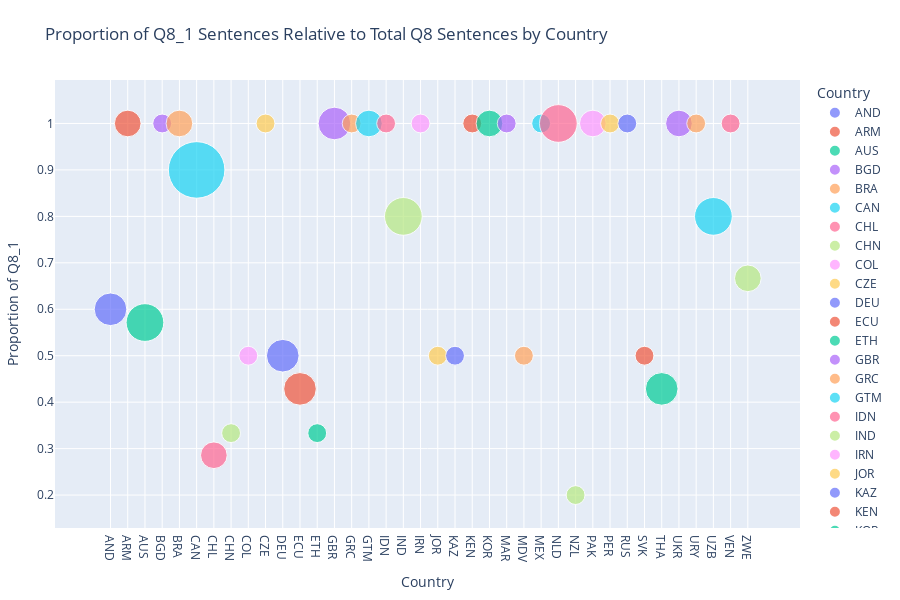

The notebook cell saved with this chart:
### Code cell
## (Visualization -I) ##

# This code filters predicted Q8-related labels from the predictions dataset,
# calculates sentence counts and proportions of given response per country,
# prepares the data for ordered plotting,
# creates and displays a scatter plot showing the proportion of Q8_1 sentences relative to total Q8 sentences by country,
# with point sizes representing sentence counts, x-axis showing the countries and y-axis the proportion of given response to total count responses.

%run visualize_preds_props.py

### Figure 1 — Plotly figure (JSON) as saved in the notebook; plotly's stock layout.template omitted (floating-point values rounded to 4 significant figures)
{"data": [{"hovertemplate": "<b>%{hovertext}</b><br><br>Country=%{x}<br>Proportion of Q8_1=%{y}<br>Sentence Count=%{marker.size}<extra></extra>", "hovertext": ["AND"], "legendgroup": "AND", "marker": {"color": "#636efa", "size": [3], "sizemode": "area", "sizeref": 0.005625, "symbol": "circle"}, "mode": "markers", "name": "AND", "orientation": "v", "showlegend": true, "type": "scatter", "x": ["AND"], "xaxis": "x", "y": [0.6], "yaxis": "y"}, {"hovertemplate": "<b>%{hovertext}</b><br><br>Country=%{x}<br>Proportion of Q8_1=%{y}<br>Sentence Count=%{marker.size}<extra></extra>", "hovertext": ["ARM"], "legendgroup": "ARM", "marker": {"color": "#EF553B", "size": [2], "sizemode": "area", "sizeref": 0.005625, "symbol": "circle"}, "mode": "markers", "name": "ARM", "orientation": "v", "showlegend": true, "type": "scatter", "x": ["ARM"], "xaxis": "x", "y": [1.0], "yaxis": "y"}, {"hovertemplate": "<b>%{hovertext}</b><br><br>Country=%{x}<br>Proportion of Q8_1=%{y}<br>Sentence Count=%{marker.size}<extra></extra>", "hovertext": ["AUS"], "legendgroup": "AUS", "marker": {"color": "#00cc96", "size": [4], "sizemode": "area", "sizeref": 0.005625, "symbol": "circle"}, "mode": "markers", "name": "AUS", "orientation": "v", "showlegend": true, "type": "scatter", "x": ["AUS"], "xaxis": "x", "y": [0.5714], "yaxis": "y"}, {"hovertemplate": "<b>%{hovertext}</b><br><br>Country=%{x}<br>Proportion of Q8_1=%{y}<br>Sentence Count=%{marker.size}<extra></extra>", "hovertext": ["BGD"], "legendgroup": "BGD", "marker": {"color": "#ab63fa", "size": [1], "sizemode": "area", "sizeref": 0.005625, "symbol": "circle"}, "mode": "markers", "name": "BGD", "orientation": "v", "showlegend": true, "type": "scatter", "x": ["BGD"], "xaxis": "x", "y": [1.0], "yaxis": "y"}, {"hovertemplate": "<b>%{hovertext}</b><br><br>Country=%{x}<br>Proportion of Q8_1=%{y}<br>Sentence Count=%{marker.size}<extra></extra>", "hovertext": ["BRA"], "legendgroup": "BRA", "marker": {"color": "#FFA15A", "size": [2], "sizemode": "area", "sizeref": 0.005625, "symbol": "circle"}, "mode": "markers", "name": "BRA", "orientation": "v", "showlegend": true, "type": "scatter", "x": ["BRA"], "xaxis": "x", "y": [1.0], "yaxis": "y"}, {"hovertemplate": "<b>%{hovertext}</b><br><br>Country=%{x}<br>Proportion of Q8_1=%{y}<br>Sentence Count=%{marker.size}<extra></extra>", "hovertext": ["CAN"], "legendgroup": "CAN", "marker": {"color": "#19d3f3", "size": [9], "sizemode": "area", "sizeref": 0.005625, "symbol": "circle"}, "mode": "markers", "name": "CAN", "orientation": "v", "showlegend": true, "type": "scatter", "x": ["CAN"], "xaxis": "x", "y": [0.9], "yaxis": "y"}, {"hovertemplate": "<b>%{hovertext}</b><br><br>Country=%{x}<br>Proportion of Q8_1=%{y}<br>Sentence Count=%{marker.size}<extra></extra>", "hovertext": ["CHL"], "legendgroup": "CHL", "marker": {"color": "#FF6692", "size": [2], "sizemode": "area", "sizeref": 0.005625, "symbol": "circle"}, "mode": "markers", "name": "CHL", "orientation": "v", "showlegend": true, "type": "scatter", "x": ["CHL"], "xaxis": "x", "y": [0.2857], "yaxis": "y"}, {"hovertemplate": "<b>%{hovertext}</b><br><br>Country=%{x}<br>Proportion of Q8_1=%{y}<br>Sentence Count=%{marker.size}<extra></extra>", "hovertext": ["CHN"], "legendgroup": "CHN", "marker": {"color": "#B6E880", "size": [1], "sizemode": "area", "sizeref": 0.005625, "symbol": "circle"}, "mode": "markers", "name": "CHN", "orientation": "v", "showlegend": true, "type": "scatter", "x": ["CHN"], "xaxis": "x", "y": [0.3333], "yaxis": "y"}, {"hovertemplate": "<b>%{hovertext}</b><br><br>Country=%{x}<br>Proportion of Q8_1=%{y}<br>Sentence Count=%{marker.size}<extra></extra>", "hovertext": ["COL"], "legendgroup": "COL", "marker": {"color": "#FF97FF", "size": [1], "sizemode": "area", "sizeref": 0.005625, "symbol": "circle"}, "mode": "markers", "name": "COL", "orientation": "v", "showlegend": true, "type": "scatter", "x": ["COL"], "xaxis": "x", "y": [0.5], "yaxis": "y"}, {"hovertemplate": "<b>%{hovertext}</b><br><br>Country=%{x}<br>Proportion of Q8_1=%{y}<br>Sentence Count=%{marker.size}<extra></extra>", "hovertext": ["CZE"], "legendgroup": "CZE", "marker": {"color": "#FECB52", "size": [1], "sizemode": "area", "sizeref": 0.005625, "symbol": "circle"}, "mode": "markers", "name": "CZE", "orientation": "v", "showlegend": true, "type": "scatter", "x": ["CZE"], "xaxis": "x", "y": [1.0], "yaxis": "y"}, {"hovertemplate": "<b>%{hovertext}</b><br><br>Country=%{x}<br>Proportion of Q8_1=%{y}<br>Sentence Count=%{marker.size}<extra></extra>", "hovertext": ["DEU"], "legendgroup": "DEU", "marker": {"color": "#636efa", "size": [3], "sizemode": "area", "sizeref": 0.005625, "symbol": "circle"}, "mode": "markers", "name": "DEU", "orientation": "v", "showlegend": true, "type": "scatter", "x": ["DEU"], "xaxis": "x", "y": [0.5], "yaxis": "y"}, {"hovertemplate": "<b>%{hovertext}</b><br><br>Country=%{x}<br>Proportion of Q8_1=%{y}<br>Sentence Count=%{marker.size}<extra></extra>", "hovertext": ["ECU"], "legendgroup": "ECU", "marker": {"color": "#EF553B", "size": [3], "sizemode": "area", "sizeref": 0.005625, "symbol": "circle"}, "mode": "markers", "name": "ECU", "orientation": "v", "showlegend": true, "type": "scatter", "x": ["ECU"], "xaxis": "x", "y": [0.4286], "yaxis": "y"}, {"hovertemplate": "<b>%{hovertext}</b><br><br>Country=%{x}<br>Proportion of Q8_1=%{y}<br>Sentence Count=%{marker.size}<extra></extra>", "hovertext": ["ETH"], "legendgroup": "ETH", "marker": {"color": "#00cc96", "size": [1], "sizemode": "area", "sizeref": 0.005625, "symbol": "circle"}, "mode": "markers", "name": "ETH", "orientation": "v", "showlegend": true, "type": "scatter", "x": ["ETH"], "xaxis": "x", "y": [0.3333], "yaxis": "y"}, {"hovertemplate": "<b>%{hovertext}</b><br><br>Country=%{x}<br>Proportion of Q8_1=%{y}<br>Sentence Count=%{marker.size}<extra></extra>", "hovertext": ["GBR"], "legendgroup": "GBR", "marker": {"color": "#ab63fa", "size": [3], "sizemode": "area", "sizeref": 0.005625, "symbol": "circle"}, "mode": "markers", "name": "GBR", "orientation": "v", "showlegend": true, "type": "scatter", "x": ["GBR"], "xaxis": "x", "y": [1.0], "yaxis": "y"}, {"hovertemplate": "<b>%{hovertext}</b><br><br>Country=%{x}<br>Proportion of Q8_1=%{y}<br>Sentence Count=%{marker.size}<extra></extra>", "hovertext": ["GRC"], "legendgroup": "GRC", "marker": {"color": "#FFA15A", "size": [1], "sizemode": "area", "sizeref": 0.005625, "symbol": "circle"}, "mode": "markers", "name": "GRC", "orientation": "v", "showlegend": true, "type": "scatter", "x": ["GRC"], "xaxis": "x", "y": [1.0], "yaxis": "y"}, {"hovertemplate": "<b>%{hovertext}</b><br><br>Country=%{x}<br>Proportion of Q8_1=%{y}<br>Sentence Count=%{marker.size}<extra></extra>", "hovertext": ["GTM"], "legendgroup": "GTM", "marker": {"color": "#19d3f3", "size": [2], "sizemode": "area", "sizeref": 0.005625, "symbol": "circle"}, "mode": "markers", "name": "GTM", "orientation": "v", "showlegend": true, "type": "scatter", "x": ["GTM"], "xaxis": "x", "y": [1.0], "yaxis": "y"}, {"hovertemplate": "<b>%{hovertext}</b><br><br>Country=%{x}<br>Proportion of Q8_1=%{y}<br>Sentence Count=%{marker.size}<extra></extra>", "hovertext": ["IDN"], "legendgroup": "IDN", "marker": {"color": "#FF6692", "size": [1], "sizemode": "area", "sizeref": 0.005625, "symbol": "circle"}, "mode": "markers", "name": "IDN", "orientation": "v", "showlegend": true, "type": "scatter", "x": ["IDN"], "xaxis": "x", "y": [1.0], "yaxis": "y"}, {"hovertemplate": "<b>%{hovertext}</b><br><br>Country=%{x}<br>Proportion of Q8_1=%{y}<br>Sentence Count=%{marker.size}<extra></extra>", "hovertext": ["IND"], "legendgroup": "IND", "marker": {"color": "#B6E880", "size": [4], "sizemode": "area", "sizeref": 0.005625, "symbol": "circle"}, "mode": "markers", "name": "IND", "orientation": "v", "showlegend": true, "type": "scatter", "x": ["IND"], "xaxis": "x", "y": [0.8], "yaxis": "y"}, {"hovertemplate": "<b>%{hovertext}</b><br><br>Country=%{x}<br>Proportion of Q8_1=%{y}<br>Sentence Count=%{marker.size}<extra></extra>", "hovertext": ["IRN"], "legendgroup": "IRN", "marker": {"color": "#FF97FF", "size": [1], "sizemode": "area", "sizeref": 0.005625, "symbol": "circle"}, "mode": "markers", "name": "IRN", "orientation": "v", "showlegend": true, "type": "scatter", "x": ["IRN"], "xaxis": "x", "y": [1.0], "yaxis": "y"}, {"hovertemplate": "<b>%{hovertext}</b><br><br>Country=%{x}<br>Proportion of Q8_1=%{y}<br>Sentence Count=%{marker.size}<extra></extra>", "hovertext": ["JOR"], "legendgroup": "JOR", "marker": {"color": "#FECB52", "size": [1], "sizemode": "area", "sizeref": 0.005625, "symbol": "circle"}, "mode": "markers", "name": "JOR", "orientation": "v", "showlegend": true, "type": "scatter", "x": ["JOR"], "xaxis": "x", "y": [0.5], "yaxis": "y"}, {"hovertemplate": "<b>%{hovertext}</b><br><br>Country=%{x}<br>Proportion of Q8_1=%{y}<br>Sentence Count=%{marker.size}<extra></extra>", "hovertext": ["KAZ"], "legendgroup": "KAZ", "marker": {"color": "#636efa", "size": [1], "sizemode": "area", "sizeref": 0.005625, "symbol": "circle"}, "mode": "markers", "name": "KAZ", "orientation": "v", "showlegend": true, "type": "scatter", "x": ["KAZ"], "xaxis": "x", "y": [0.5], "yaxis": "y"}, {"hovertemplate": "<b>%{hovertext}</b><br><br>Country=%{x}<br>Proportion of Q8_1=%{y}<br>Sentence Count=%{marker.size}<extra></extra>", "hovertext": ["KEN"], "legendgroup": "KEN", "marker": {"color": "#EF553B", "size": [1], "sizemode": "area", "sizeref": 0.005625, "symbol": "circle"}, "mode": "markers", "name": "KEN", "orientation": "v", "showlegend": true, "type": "scatter", "x": ["KEN"], "xaxis": "x", "y": [1.0], "yaxis": "y"}, {"hovertemplate": "<b>%{hovertext}</b><br><br>Country=%{x}<br>Proportion of Q8_1=%{y}<br>Sentence Count=%{marker.size}<extra></extra>", "hovertext": ["KOR"], "legendgroup": "KOR", "marker": {"color": "#00cc96", "size": [2], "sizemode": "area", "sizeref": 0.005625, "symbol": "circle"}, "mode": "markers", "name": "KOR", "orientation": "v", "showlegend": true, "type": "scatter", "x": ["KOR"], "xaxis": "x", "y": [1.0], "yaxis": "y"}, {"hovertemplate": "<b>%{hovertext}</b><br><br>Country=%{x}<br>Proportion of Q8_1=%{y}<br>Sentence Count=%{marker.size}<extra></extra>", "hovertext": ["MAR"], "legendgroup": "MAR", "marker": {"color": "#ab63fa", "size": [1], "sizemode": "area", "sizeref": 0.005625, "symbol": "circle"}, "mode": "markers", "name": "MAR", "orientation": "v", "showlegend": true, "type": "scatter", "x": ["MAR"], "xaxis": "x", "y": [1.0], "yaxis": "y"}, {"hovertemplate": "<b>%{hovertext}</b><br><br>Country=%{x}<br>Proportion of Q8_1=%{y}<br>Sentence Count=%{marker.size}<extra></extra>", "hovertext": ["MDV"], "legendgroup": "MDV", "marker": {"color": "#FFA15A", "size": [1], "sizemode": "area", "sizeref": 0.005625, "symbol": "circle"}, "mode": "markers", "name": "MDV", "orientation": "v", "showlegend": true, "type": "scatter", "x": ["MDV"], "xaxis": "x", "y": [0.5], "yaxis": "y"}, {"hovertemplate": "<b>%{hovertext}</b><br><br>Country=%{x}<br>Proportion of Q8_1=%{y}<br>Sentence Count=%{marker.size}<extra></extra>", "hovertext": ["MEX"], "legendgroup": "MEX", "marker": {"color": "#19d3f3", "size": [1], "sizemode": "area", "sizeref": 0.005625, "symbol": "circle"}, "mode": "markers", "name": "MEX", "orientation": "v", "showlegend": true, "type": "scatter", "x": ["MEX"], "xaxis": "x", "y": [1.0], "yaxis": "y"}, {"hovertemplate": "<b>%{hovertext}</b><br><br>Country=%{x}<br>Proportion of Q8_1=%{y}<br>Sentence Count=%{marker.size}<extra></extra>", "hovertext": ["NLD"], "legendgroup": "NLD", "marker": {"color": "#FF6692", "size": [4], "sizemode": "area", "sizeref": 0.005625, "symbol": "circle"}, "mode": "markers", "name": "NLD", "orientation": "v", "showlegend": true, "type": "scatter", "x": ["NLD"], "xaxis": "x", "y": [1.0], "yaxis": "y"}, {"hovertemplate": "<b>%{hovertext}</b><br><br>Country=%{x}<br>Proportion of Q8_1=%{y}<br>Sentence Count=%{marker.size}<extra></extra>", "hovertext": ["NZL"], "legendgroup": "NZL", "marker": {"color": "#B6E880", "size": [1], "sizemode": "area", "sizeref": 0.005625, "symbol": "circle"}, "mode": "markers", "name": "NZL", "orientation": "v", "showlegend": true, "type": "scatter", "x": ["NZL"], "xaxis": "x", "y": [0.2], "yaxis": "y"}, {"hovertemplate": "<b>%{hovertext}</b><br><br>Country=%{x}<br>Proportion of Q8_1=%{y}<br>Sentence Count=%{marker.size}<extra></extra>", "hovertext": ["PAK"], "legendgroup": "PAK", "marker": {"color": "#FF97FF", "size": [2], "sizemode": "area", "sizeref": 0.005625, "symbol": "circle"}, "mode": "markers", "name": "PAK", "orientation": "v", "showlegend": true, "type": "scatter", "x": ["PAK"], "xaxis": "x", "y": [1.0], "yaxis": "y"}, {"hovertemplate": "<b>%{hovertext}</b><br><br>Country=%{x}<br>Proportion of Q8_1=%{y}<br>Sentence Count=%{marker.size}<extra></extra>", "hovertext": ["PER"], "legendgroup": "PER", "marker": {"color": "#FECB52", "size": [1], "sizemode": "area", "sizeref": 0.005625, "symbol": "circle"}, "mode": "markers", "name": "PER", "orientation": "v", "showlegend": true, "type": "scatter", "x": ["PER"], "xaxis": "x", "y": [1.0], "yaxis": "y"}, {"hovertemplate": "<b>%{hovertext}</b><br><br>Country=%{x}<br>Proportion of Q8_1=%{y}<br>Sentence Count=%{marker.size}<extra></extra>", "hovertext": ["RUS"], "legendgroup": "RUS", "marker": {"color": "#636efa", "size": [1], "sizemode": "area", "sizeref": 0.005625, "symbol": "circle"}, "mode": "markers", "name": "RUS", "orientation": "v", "showlegend": true, "type": "scatter", "x": ["RUS"], "xaxis": "x", "y": [1.0], "yaxis": "y"}, {"hovertemplate": "<b>%{hovertext}</b><br><br>Country=%{x}<br>Proportion of Q8_1=%{y}<br>Sentence Count=%{marker.size}<extra></extra>", "hovertext": ["SVK"], "legendgroup": "SVK", "marker": {"color": "#EF553B", "size": [1], "sizemode": "area", "sizeref": 0.005625, "symbol": "circle"}, "mode": "markers", "name": "SVK", "orientation": "v", "showlegend": true, "type": "scatter", "x": ["SVK"], "xaxis": "x", "y": [0.5], "yaxis": "y"}, {"hovertemplate": "<b>%{hovertext}</b><br><br>Country=%{x}<br>Proportion of Q8_1=%{y}<br>Sentence Count=%{marker.size}<extra></extra>", "hovertext": ["THA"], "legendgroup": "THA", "marker": {"color": "#00cc96", "size": [3], "sizemode": "area", "sizeref": 0.005625, "symbol": "circle"}, "mode": "markers", "name": "THA", "orientation": "v", "showlegend": true, "type": "scatter", "x": ["THA"], "xaxis": "x", "y": [0.4286], "yaxis": "y"}, {"hovertemplate": "<b>%{hovertext}</b><br><br>Country=%{x}<br>Proportion of Q8_1=%{y}<br>Sentence Count=%{marker.size}<extra></extra>", "hovertext": ["UKR"], "legendgroup": "UKR", "marker": {"color": "#ab63fa", "size": [2], "sizemode": "area", "sizeref": 0.005625, "symbol": "circle"}, "mode": "markers", "name": "UKR", "orientation": "v", "showlegend": true, "type": "scatter", "x": ["UKR"], "xaxis": "x", "y": [1.0], "yaxis": "y"}, {"hovertemplate": "<b>%{hovertext}</b><br><br>Country=%{x}<br>Proportion of Q8_1=%{y}<br>Sentence Count=%{marker.size}<extra></extra>", "hovertext": ["URY"], "legendgroup": "URY", "marker": {"color": "#FFA15A", "size": [1], "sizemode": "area", "sizeref": 0.005625, "symbol": "circle"}, "mode": "markers", "name": "URY", "orientation": "v", "showlegend": true, "type": "scatter", "x": ["URY"], "xaxis": "x", "y": [1.0], "yaxis": "y"}, {"hovertemplate": "<b>%{hovertext}</b><br><br>Country=%{x}<br>Proportion of Q8_1=%{y}<br>Sentence Count=%{marker.size}<extra></extra>", "hovertext": ["UZB"], "legendgroup": "UZB", "marker": {"color": "#19d3f3", "size": [4], "sizemode": "area", "sizeref": 0.005625, "symbol": "circle"}, "mode": "markers", "name": "UZB", "orientation": "v", "showlegend": true, "type": "scatter", "x": ["UZB"], "xaxis": "x", "y": [0.8], "yaxis": "y"}, {"hovertemplate": "<b>%{hovertext}</b><br><br>Country=%{x}<br>Proportion of Q8_1=%{y}<br>Sentence Count=%{marker.size}<extra></extra>", "hovertext": ["VEN"], "legendgroup": "VEN", "marker": {"color": "#FF6692", "size": [1], "sizemode": "area", "sizeref": 0.005625, "symbol": "circle"}, "mode": "markers", "name": "VEN", "orientation": "v", "showlegend": true, "type": "scatter", "x": ["VEN"], "xaxis": "x", "y": [1.0], "yaxis": "y"}, {"hovertemplate": "<b>%{hovertext}</b><br><br>Country=%{x}<br>Proportion of Q8_1=%{y}<br>Sentence Count=%{marker.size}<extra></extra>", "hovertext": ["ZWE"], "legendgroup": "ZWE", "marker": {"color": "#B6E880", "size": [2], "sizemode": "area", "sizeref": 0.005625, "symbol": "circle"}, "mode": "markers", "name": "ZWE", "orientation": "v", "showlegend": true, "type": "scatter", "x": ["ZWE"], "xaxis": "x", "y": [0.6667], "yaxis": "y"}], "layout": {"height": 600, "legend": {"itemsizing": "constant", "title": {"text": "Country"}, "tracegroupgap": 0}, "margin": {"b": 40, "l": 40, "r": 40, "t": 80}, "title": {"text": "Proportion of Q8_1 Sentences Relative to Total Q8 Sentences by Country"}, "xaxis": {"anchor": "y", "categoryarray": ["AND", "ARM", "AUS", "BGD", "BRA", "CAN", "CHL", "CHN", "COL", "CZE", "DEU", "ECU", "ETH", "GBR", "GRC", "GTM", "IDN", "IND", "IRN", "JOR", "KAZ", "KEN", "KOR", "MAR", "MDV", "MEX", "NLD", "NZL", "PAK", "PER", "RUS", "SVK", "THA", "UKR", "URY", "UZB", "VEN", "ZWE"], "categoryorder": "array", "domain": [0, 1], "title": {"text": "Country"}}, "yaxis": {"anchor": "x", "domain": [0, 1], "title": {"text": "Proportion of Q8_1"}}}}
